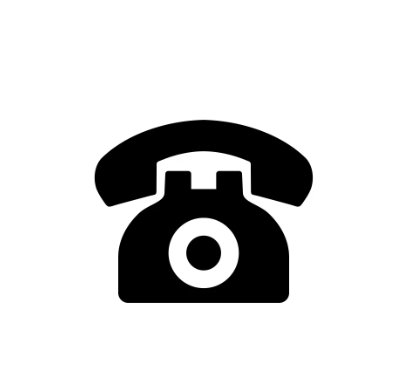
#> input picture phone_icon_2.png, 407 x 372 px
$ python teleportation_connection_illustration.py
#> lines starting #> are read from the running program, lines starting #| are printed output that depends on the picture; after the words box and inside, x2 and y2 are one past the last pixel; in counts of white or black regions, pixels touching at a corner belong together
"""
Teleportation / entanglement-swapping connection illustration
==============================================================

Reproducible Matplotlib recreation using a stored telephone PNG icon.

Expected files in the SAME directory as this script:
    phone_icon_2.png

The figure shows:
- Before entanglement swapping:
      Alice -- Charlie      Charlie -- Bob
- After entanglement swapping:
      Alice ---------------------- Bob
      Charlie is out of the final connection.

The telephone icon is imported from PNG; cords, dashed boxes, labels and
annotations are drawn in Matplotlib.

Dependencies
------------
pip install numpy matplotlib
"""

from __future__ import annotations

from pathlib import Path

import matplotlib.image as mpimg
import matplotlib.pyplot as plt
import numpy as np
from matplotlib.offsetbox import AnnotationBbox, OffsetImage
from matplotlib.patches import Rectangle


# =============================================================================
# FILES / OUTPUT
# =============================================================================

SCRIPT_DIR = Path(__file__).resolve().parent

PHONE_ICON = SCRIPT_DIR / "phone_icon_2.png"
OUTPUT = SCRIPT_DIR / "TeleportationConnection_AliceCharlieBob.png"

FIGURE_SIZE_INCH = (13.60, 6.90)
DPI = 200


# =============================================================================
# APPEARANCE
# =============================================================================

BLACK = "#111111"
GREY = "#666666"

CORD_LINEWIDTH = 2.4
BOX_LINEWIDTH = 2.0

FONT_SIZE = 14
SMALL_FONT = 12.5
TITLE_SIZE = 18

PHONE_ZOOM = 0.23

# Set True if you want near-white pixels of the PNG to become transparent.
# On a white background there is usually no visual difference, but it helps
# if you later change the figure background.
MAKE_WHITE_TRANSPARENT = False

# Remove empty white border around icon automatically.
AUTO_CROP_ICON = True


# =============================================================================
# LAYOUT
# =============================================================================

X_ALICE = 1.20
X_CHARLIE_LEFT = 3.25
X_CHARLIE_RIGHT = 5.35
X_BOB = 7.40

Y_TOP_PHONE = 4.95
Y_TOP_CORD = 4.70
Y_TOP_LABEL = 4.25

Y_BOTTOM_PHONE = 2.20
Y_BOTTOM_CORD = 1.95
Y_BOTTOM_LABEL = 1.48

CHARLIE_BOX_X0 = 2.45
CHARLIE_BOX_W = 3.65
CHARLIE_BOX_H = 1.55
CHARLIE_BOX_Y_TOP = 4.00
CHARLIE_BOX_Y_BOTTOM = 1.15

TEXT_X = 8.30

BOTTOM_CAPTION = (
    "Entanglement swapping can be pictured as coupling two connections at Charlie: "
    "the outer parties become directly connected\nwhile Charlie drops out of the final link."
)


# =============================================================================
# ICON HANDLING
# =============================================================================

def _to_rgba(img: np.ndarray) -> np.ndarray:
    """Return an RGBA float image regardless of input channel count."""
    if img.ndim != 3:
        raise ValueError("Expected an RGB or RGBA image.")

    if img.shape[2] == 4:
        rgba = img.copy()
#> rgba is the input picture: shape (372, 407, 4) float32; mean R, G, B, A 0.834, 0.834, 0.834, 1
    elif img.shape[2] == 3:
        alpha = np.ones((*img.shape[:2], 1), dtype=img.dtype)
        rgba = np.concatenate([img, alpha], axis=2)
    else:
        raise ValueError(f"Unsupported image shape: {img.shape}")

    return rgba


def _crop_white_border(rgba: np.ndarray, threshold: float = 0.97) -> np.ndarray:
    """Crop outer rows/columns that are almost entirely white."""
#> called with threshold = 0.97
    rgb = rgba[..., :3]
    alpha = rgba[..., 3]
#> alpha: shape (372, 407) float32; every value is 1

    non_white = np.any(rgb < threshold, axis=2) & (alpha > 0.01)
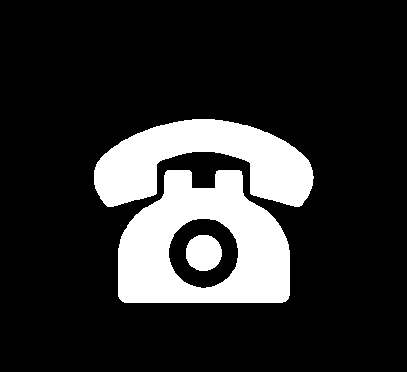
#> non_white: shape (372, 407) bool; 17.3% white; 3 white regions, box (x1, y1, x2, y2) and area: (118, 170, 290, 303) 14597, (94, 119, 314, 207) 10614, (186, 235, 222, 271) 1041

    if not np.any(non_white):
        return rgba

    ys, xs = np.where(non_white)
    y0, y1 = ys.min(), ys.max() + 1
#> y0 = 119; y1 = 303
    x0, x1 = xs.min(), xs.max() + 1
#> x0 = 94; x1 = 314

    pad = 4
    y0 = max(0, y0 - pad)
#> y0 = 115
    y1 = min(rgba.shape[0], y1 + pad)
#> y1 = 307
    x0 = max(0, x0 - pad)
#> x0 = 90
    x1 = min(rgba.shape[1], x1 + pad)
#> x1 = 318

    return rgba[y0:y1, x0:x1]
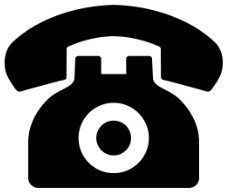
#> returned value: shape (192, 228, 4) float32; mean of channels 0, 1, 2, 3 0.425, 0.425, 0.425, 1; drawn as R, G, B


def load_phone_icon() -> np.ndarray:
    """Load the phone icon from the script directory."""
    if not PHONE_ICON.exists():
        raise FileNotFoundError(
            f"Could not find {PHONE_ICON.name!r} next to the script.\n"
            f"Expected path: {PHONE_ICON}"
        )

    rgba = _to_rgba(mpimg.imread(PHONE_ICON))

    if AUTO_CROP_ICON:
        rgba = _crop_white_border(rgba)

    if MAKE_WHITE_TRANSPARENT:
        rgb = rgba[..., :3]
        near_white = np.all(rgb > 0.97, axis=2)
        rgba[near_white, 3] = 0.0

    return rgba


PHONE_IMG = load_phone_icon()


def add_phone(ax, x, y, zoom=PHONE_ZOOM):
    """Place one telephone icon centred at data coordinate (x, y)."""
    image = OffsetImage(PHONE_IMG, zoom=zoom)
    box = AnnotationBbox(
        image,
        (x, y),
        frameon=False,
        box_alignment=(0.5, 0.5),
        pad=0.0,
        zorder=10,
    )
    ax.add_artist(box)


# =============================================================================
# DRAWING HELPERS
# =============================================================================

def draw_coiled_cord(
    ax,
    x0,
    x1,
    y,
    loops=10,
    radius=0.11,
    lead=0.15,
    color=BLACK,
):
    """
    Draw an old-fashioned coiled telephone cord.

    Unlike a simple sine wave, this traces a sequence of small circular loops
    while the centre of the loop advances horizontally. In a 2D drawing this
    gives the visual impression of a tightly wound spiral/telephone cable.
    """
    if x1 <= x0:
        raise ValueError("x1 must be greater than x0.")

    coil_x0 = x0 + lead
    coil_x1 = x1 - lead
    coil_length = coil_x1 - coil_x0

    ax.plot(
        [x0, coil_x0],
        [y, y],
        color=color,
        linewidth=CORD_LINEWIDTH,
        solid_capstyle="round",
        zorder=3,
    )

    # Parametric projection of a helix:
    # the centre advances along x while each turn traces a small circle.
    # A small x-component in the circular motion makes the loops visibly
    # curl back on themselves instead of looking like a plain sine wave.
    t = np.linspace(0.0, 1.0, max(1200, loops * 140))
    phase = 2.0 * np.pi * loops * t

    centre_x = coil_x0 + coil_length * t
    x = centre_x + radius * np.cos(phase)
    yy = y + radius * np.sin(phase)

    ax.plot(
        x,
        yy,
        color=color,
        linewidth=CORD_LINEWIDTH,
        solid_capstyle="round",
        solid_joinstyle="round",
        zorder=3,
    )

    ax.plot(
        [coil_x1, x1],
        [y, y],
        color=color,
        linewidth=CORD_LINEWIDTH,
        solid_capstyle="round",
        zorder=3,
    )


def add_bullet_block(ax, x, y_top, heading, lines):
    """Add a heading and compact dash-list."""
#> called with x = 8.3, y_top = 5.72, heading = 'Before entanglement swapping:'
    ax.text(
        x,
        y_top,
        heading,
        fontsize=FONT_SIZE,
        ha="left",
        va="top",
        color=BLACK,
    )

    y = y_top - 0.35
    for line in lines:
        ax.text(
            x,
            y,
            f"–     {line}",
            fontsize=FONT_SIZE,
            ha="left",
            va="top",
            color=BLACK,
        )
        y -= 0.31


def strike_label(ax, x, y, text):
    """Draw a centred label with a strike-through."""
    ax.text(
        x,
        y,
        text,
        fontsize=FONT_SIZE,
        ha="center",
        va="center",
        color=BLACK,
    )

    # Fixed line length works well for "Charlie".
    ax.plot(
        [x - 0.48, x + 0.48],
        [y, y],
        color=BLACK,
        linewidth=1.4,
        zorder=12,
    )


# =============================================================================
# FIGURE
# =============================================================================

def compose():
    fig, ax = plt.subplots(
        figsize=FIGURE_SIZE_INCH,
        dpi=DPI,
        facecolor="white",
    )

    ax.set_xlim(0.0, 13.6)
    ax.set_ylim(0.0, 6.9)
    ax.axis("off")

    # -------------------------------------------------------------------------
    # TOP ROW — before entanglement swapping
    # -------------------------------------------------------------------------

    # Two separate telephone connections.
    draw_coiled_cord(
        ax,
        X_ALICE + 0.43,
        X_CHARLIE_LEFT - 0.43,
        Y_TOP_CORD,
        loops=8,
        radius=0.11,
    )
    draw_coiled_cord(
        ax,
        X_CHARLIE_RIGHT + 0.43,
        X_BOB - 0.43,
        Y_TOP_CORD,
        loops=8,
        radius=0.11,
    )

    # Four phone endpoints.
    add_phone(ax, X_ALICE, Y_TOP_PHONE)
    add_phone(ax, X_CHARLIE_LEFT, Y_TOP_PHONE)
    add_phone(ax, X_CHARLIE_RIGHT, Y_TOP_PHONE)
    add_phone(ax, X_BOB, Y_TOP_PHONE)

    # Charlie's local lab encloses his two endpoints.
    ax.add_patch(
        Rectangle(
            (CHARLIE_BOX_X0, CHARLIE_BOX_Y_TOP),
            CHARLIE_BOX_W,
            CHARLIE_BOX_H,
            fill=False,
            edgecolor=BLACK,
            linewidth=BOX_LINEWIDTH,
            linestyle="--",
            zorder=2,
        )
    )

    ax.text(
        X_ALICE,
        Y_TOP_LABEL,
        "Alice",
        fontsize=FONT_SIZE,
        ha="center",
        va="top",
    )
    ax.text(
        (X_CHARLIE_LEFT + X_CHARLIE_RIGHT) / 2,
        Y_TOP_LABEL,
        "Charlie",
        fontsize=FONT_SIZE,
        ha="center",
        va="top",
    )
    ax.text(
        X_BOB,
        Y_TOP_LABEL,
        "Bob",
        fontsize=FONT_SIZE,
        ha="center",
        va="top",
    )

    add_bullet_block(
        ax,
        TEXT_X,
        5.72,
        "Before entanglement swapping:",
        [
            "Alice and Charlie are connected",
            "Charlie and Bob are connected",
            "Alice and Bob are not connected",
        ],
    )

    # -------------------------------------------------------------------------
    # BOTTOM ROW — after entanglement swapping
    # -------------------------------------------------------------------------

    # One end-to-end connection.
    draw_coiled_cord(
        ax,
        X_ALICE + 0.43,
        X_BOB - 0.43,
        Y_BOTTOM_CORD,
        loops=23,
        radius=0.11,
    )

    add_phone(ax, X_ALICE, Y_BOTTOM_PHONE)
    add_phone(ax, X_BOB, Y_BOTTOM_PHONE)

    # Charlie's old local position remains visible, but empty.
    ax.add_patch(
        Rectangle(
            (CHARLIE_BOX_X0, CHARLIE_BOX_Y_BOTTOM),
            CHARLIE_BOX_W,
            CHARLIE_BOX_H,
            fill=False,
            edgecolor=BLACK,
            linewidth=BOX_LINEWIDTH,
            linestyle="--",
            zorder=2,
        )
    )

    ax.text(
        X_ALICE,
        Y_BOTTOM_LABEL,
        "Alice",
        fontsize=FONT_SIZE,
        ha="center",
        va="top",
    )

    strike_label(
        ax,
        (X_CHARLIE_LEFT + X_CHARLIE_RIGHT) / 2,
        Y_BOTTOM_LABEL - 0.04,
        "Charlie",
    )

    ax.text(
        X_BOB,
        Y_BOTTOM_LABEL,
        "Bob",
        fontsize=FONT_SIZE,
        ha="center",
        va="top",
    )

    add_bullet_block(
        ax,
        TEXT_X,
        2.93,
        "After entanglement swapping:",
        [
            "Alice and Bob are connected",
            "Charlie is out of the final connection",
        ],
    )

    # -------------------------------------------------------------------------
    # Bottom caption
    # -------------------------------------------------------------------------

    ax.text(
        0.50,
        0.48,
        BOTTOM_CAPTION,
        fontsize=SMALL_FONT,
        ha="left",
        va="bottom",
        color=BLACK,
        wrap=True,
    )

    fig.savefig(
        OUTPUT,
        dpi=DPI,
        facecolor="white",
        bbox_inches=None,
    )
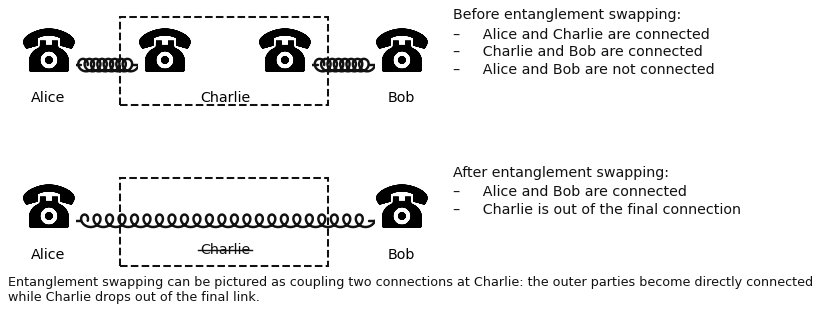
#> figure drawn by matplotlib, 1 panel
    plt.close(fig)


def main():
    compose()
    print(f"Saved: {OUTPUT}")


if __name__ == "__main__":
    main()

$ run again, with phone_icon_1.png copied over phone_icon_2.png
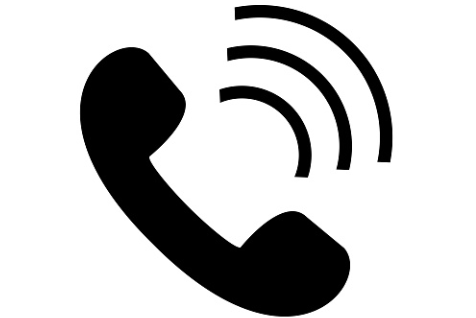
#> input picture phone_icon_1.png, 476 x 318 px
#> in _to_rgba, rgba is the input picture: shape (318, 476, 4) float32; mean R, G, B, A 0.773, 0.773, 0.773, 1
#> alpha: shape (318, 476) float32; every value is 1
#> in _crop_white_border, `non_white = np.any(rgb < threshold, axis=2) & (alpha > 0.01)`:
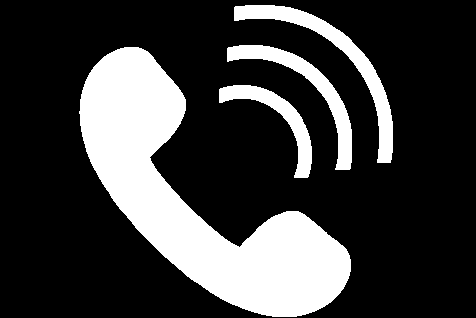
#> non_white: shape (318, 476) bool; 23.7% white; 4 white regions, box (x1, y1, x2, y2) and area: (79, 47, 351, 317) 27562, (234, 5, 393, 163) 3539, (227, 45, 352, 170) 2792, (219, 85, 312, 178) 2052
#> in _crop_white_border, `y0, y1 = ys.min(), ys.max() + 1`: y0 = 5; y1 = 317
#> in _crop_white_border, `x0, x1 = xs.min(), xs.max() + 1`: x0 = 79; x1 = 393
#> in _crop_white_border, `y0 = max(0, y0 - pad)`: y0 = 1
#> in _crop_white_border, `y1 = min(rgba.shape[0], y1 + pad)`: y1 = 318
#> in _crop_white_border, `x0 = max(0, x0 - pad)`: x0 = 75
#> in _crop_white_border, `x1 = min(rgba.shape[1], x1 + pad)`: x1 = 397
#> in compose, `fig.savefig( OUTPUT, dpi=DPI, facecolor="white", bbox_inches=None, )`:
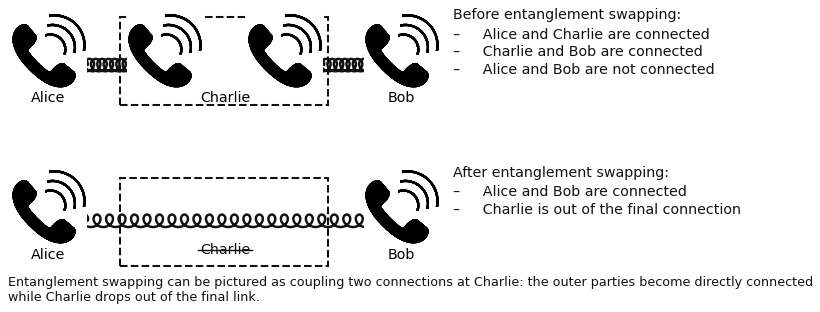
#> figure drawn by matplotlib, 1 panel
